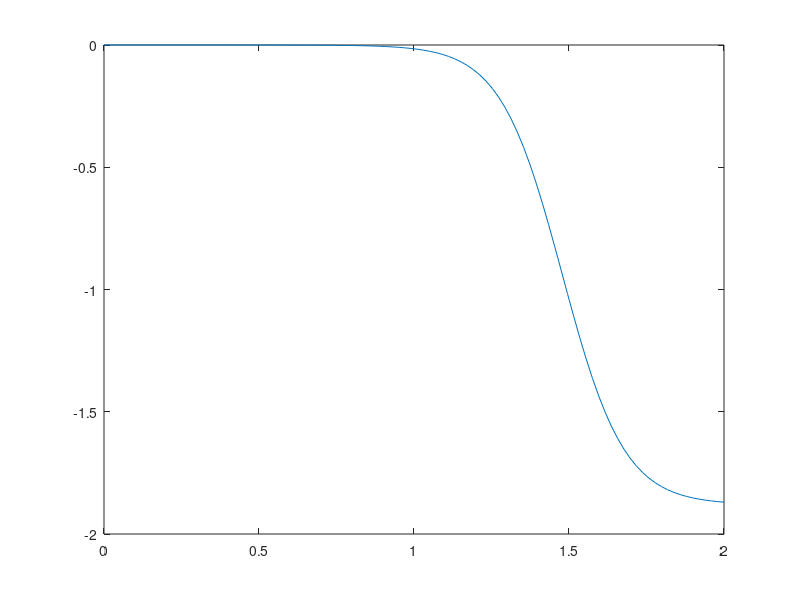

This chart was generated by the following MATLAB code: (Note: this script raises an error after producing the figure.)


w=0.2;
Q=0.3;
H=2;
h=1+0.5*rand(1);
U=1;
x=linspace(0,H,100);
dx=x(2)-x(1);
f=-0.9-1.1*tanh((x-h)/w);
f=-1-tanh((x-h)/w);
f=-U*f/sum(f*dx);
plot(x,f);


F0=-sum(f*dx);
F1=sum(max(f,0)*dx);


g=ded_Q_iter(dx,f,U,H,Q);
plot(x,f,x,g1,x,g2);
